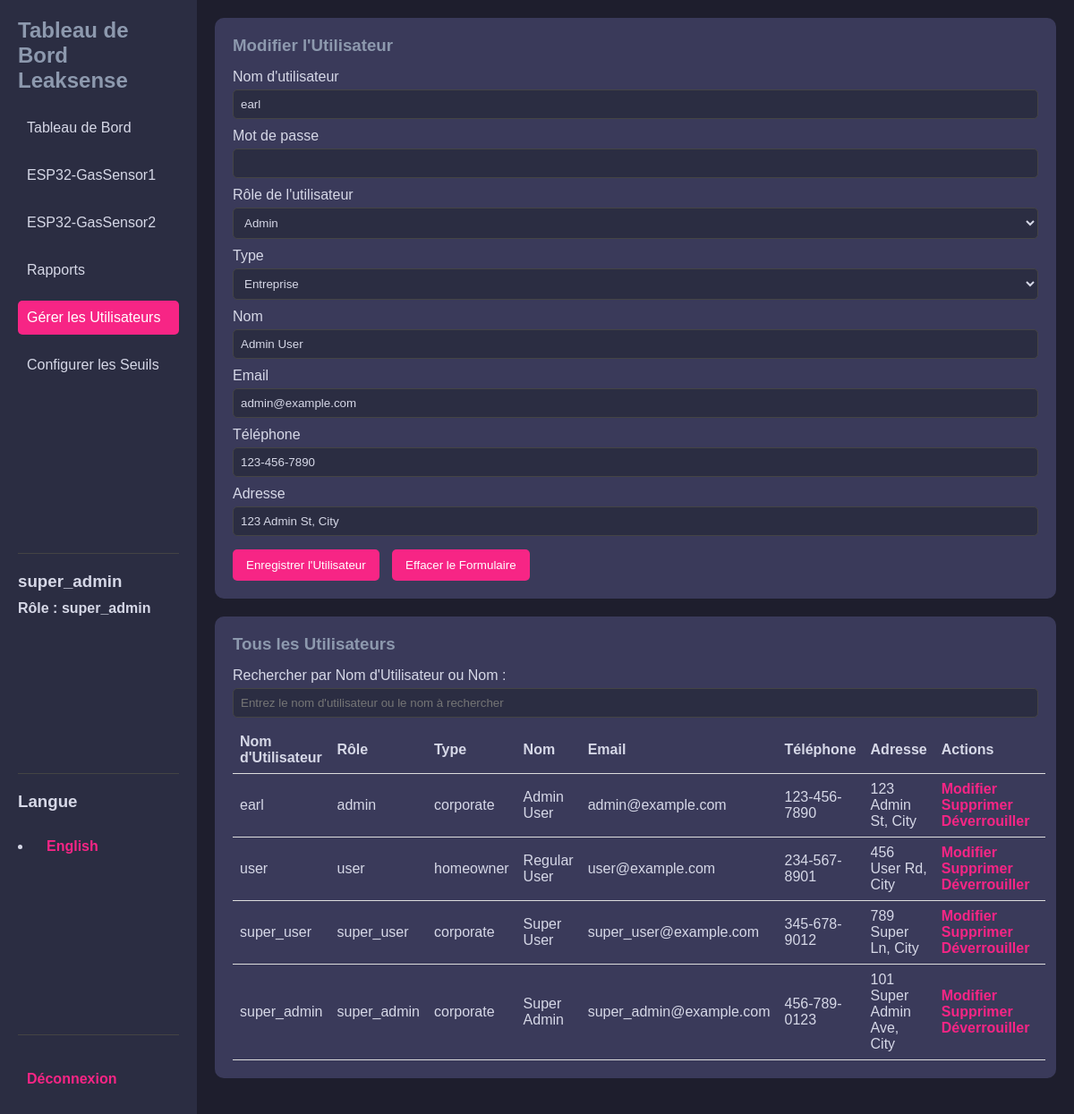
The page /dashboard/manage_user_fr.php?action=edit&username=earl (signed in) on the database its author committed.
### tables this page shows
CREATE TABLE `user` (
  `userID` int(11) NOT NULL,
  `username` varchar(50) NOT NULL,
  `password` varchar(255) NOT NULL,
  `userrole` enum('admin','user','super_user','super_admin') NOT NULL,
  `type` enum('corporate','homeowner') NOT NULL,
  `name` varchar(100) NOT NULL,
  `email` varchar(100) NOT NULL,
  `phone` varchar(20) DEFAULT NULL,
  `address` varchar(255) DEFAULT NULL,
  `status` tinyint(1) DEFAULT 0,
  `login_attempt` int(11) DEFAULT 0,
  `lockout_until` timestamp NULL DEFAULT NULL,
  `timestamp` timestamp NOT NULL DEFAULT current_timestamp()
);

### dashboard/manage_user_fr.php (the view, shortened to what this page needs)
<?php
include '../db_connection.php';
$username = '';
$userrole = '';
$type = '';
$name = '';
$email = '';
$phone = '';
$address = '';
$action = 'Ajouter un Utilisateur';
if (isset($_GET['action']) && $_GET['action'] === 'edit' && isset($_GET['username'])) {
    $username = $_GET['username'];
    $stmt = $pdo->prepare("SELECT * FROM user WHERE username = :username");
    $stmt->execute(['username' => $username]);
    $user = $stmt->fetch(PDO::FETCH_ASSOC);
    if ($user) {
        $userrole = $user['userrole'];
        $type = $user['type'];
        $name = $user['name'];
        $email = $user['email'];
        $phone = $user['phone'];
        $address = $user['address'];
        $action = 'Modifier l\'Utilisateur';
    }
}
$stmt = $pdo->query("SELECT * FROM user");
$users = $stmt->fetchAll(PDO::FETCH_ASSOC);
?>
<!DOCTYPE html>
<html lang="fr">
<head>
</head>
<body>
    <div class="dashboard-container">
        <aside class="sidebar">
            <div>
                <h2>Tableau de Bord Leaksense</h2>
                <nav>
                    <ul>
                        <li><a href="dashboard_fr.php">Tableau de Bord</a></li>
                        <li><a href="gs1_fr.php">ESP32-GasSensor1</a></li>
                        <li><a href="gs2_fr.php">ESP32-GasSensor2</a></li>
                        <li><a href="Reports_fr.php">Rapports</a></li>
                        <li><a href="#" class="active">Gérer les Utilisateurs</a></li>
                        <li><a href="Threshold_fr.php">Configurer les Seuils</a></li>
                    </ul>
                </nav>
            </div>
            <div class="bottom-section">
                <h3><?php echo htmlspecialchars($_SESSION['username']); ?></h3>
                <h4>Rôle : <?php echo htmlspecialchars($_SESSION['userrole']); ?></h4>
            </div>
            <div class="bottom-section">
                <h3>Langue</h3>
                <li><a href="manage_user.php">English</a></li>
            </div>
            <div class="bottom-section">
                <a href="../logout.php">Déconnexion</a>
            </div>
        </aside>
        <main class="main-dashboard">
            <div class="form-container">
                <h3><?php echo $action; ?></h3>
                <form action="" method="post">
                    <label>Nom d'utilisateur</label>
                    <input type="text" name="username" value="<?php echo htmlspecialchars($username); ?>" required <?php echo ($action === 'Modifier l\'Utilisateur') ? 'readonly' : ''; ?>>
                    <label>Mot de passe</label>
                    <input type="password" name="password" <?php echo ($action === 'Modifier l\'Utilisateur') ? '' : 'required'; ?>>
                    <label>Rôle de l'utilisateur</label>
                    <select name="userrole" required>
                        <option value="admin" <?php echo ($userrole === 'admin') ? 'selected' : ''; ?>>Admin</option>
                    </select>
                    <label>Type</label>
                    <select name="type" required>
                        <option value="corporate" <?php echo ($type === 'corporate') ? 'selected' : ''; ?>>Entreprise</option>
                    </select>
                    <label>Nom</label>
                    <input type="text" name="name" value="<?php echo htmlspecialchars($name); ?>" required>
                    <label>Email</label>
                    <input type="email" name="email" value="<?php echo htmlspecialchars($email); ?>" required>
                    <label>Téléphone</label>
                    <input type="text" name="phone" value="<?php echo htmlspecialchars($phone); ?>" required>
                    <label>Adresse</label>
                    <input type="text" name="address" value="<?php echo htmlspecialchars($address); ?>" required>
                    <div class="button-group">
                        <button type="submit">Enregistrer l'Utilisateur</button>
                        <button type="reset">Effacer le Formulaire</button>
                    </div>
                </form>
            </div>
            <div class="table-container">
                <h3>Tous les Utilisateurs</h3>
                <div class="search-container">
                    <label for="searchInput">Rechercher par Nom d'Utilisateur ou Nom :</label>
                    <input type="text" id="searchInput" onkeyup="filterUsers()" placeholder="Entrez le nom d'utilisateur ou le nom à rechercher">
                </div>
                <table id="userTable">
                    <thead>
                        <tr>
                            <th>Nom d'Utilisateur</th>
                            <th>Rôle</th>
                            <th>Type</th>
                            <th>Nom</th>
                            <th>Email</th>
                            <th>Téléphone</th>
                            <th>Adresse</th>
                            <th>Actions</th>
                        </tr>
                    </thead>
                    <tbody>
                        <?php foreach ($users as $user): ?>
                            <tr>
                                <td><?php echo htmlspecialchars($user["username"]); ?></td>
                                <td><?php echo htmlspecialchars($user["userrole"]); ?></td>
                                <td><?php echo htmlspecialchars($user["type"]); ?></td>
                                <td><?php echo htmlspecialchars($user["name"]); ?></td>
                                <td><?php echo htmlspecialchars($user["email"]); ?></td>
                                <td><?php echo htmlspecialchars($user["phone"]); ?></td>
                                <td><?php echo htmlspecialchars($user["address"]); ?></td>
                                <td class="action-buttons">
                                    <a href="?action=edit&username=<?php echo urlencode($user["username"]); ?>">Modifier</a>
                                    <a href="?action=delete&username=<?php echo urlencode($user["username"]); ?>" onclick="return confirm('Êtes-vous sûr ?')">Supprimer</a>
                                    <a href="?action=unlock&username=<?php echo urlencode($user["username"]); ?>">Déverrouiller</a>
                                </td>
                            </tr>
                        <?php endforeach; ?>
                    </tbody>
                </table>
            </div>
        </main>
    </div>
</body>
</html>

### dashboard/manage_user_fr.php (style rules this page uses)
* { margin: 0; padding: 0; box-sizing: border-box; }
body { font-family: Arial, sans-serif; background-color: #1E1E2D; color: #fff; display: flex; }
.dashboard-container { display: flex; height: 100vh; width: 100%; }
.sidebar { background-color: #2B2D42; width: 220px; padding: 20px; display: flex; flex-direction: column; justify-content: space-between; }
.sidebar h2 { color: #8D99AE; font-size: 1.5em; margin-bottom: 20px; }
.sidebar ul { list-style: none; padding-left: 0; }
.sidebar li { margin-bottom: 15px; }
.sidebar a { text-decoration: none; color: #D6D8E7; font-size: 1em; display: block; padding: 10px; border-radius: 5px; transition: background-color 0.2s; }
.sidebar a:hover, .sidebar a.active { background-color: #F72585; color: #fff; }
.main-dashboard { flex: 1; padding: 20px; overflow-y: auto; }
.form-container, .table-container { background: #3A3A5A; padding: 20px; border-radius: 10px; margin-bottom: 20px; }
h3 { color: #8D99AE; margin-bottom: 15px; }
label { color: #D6D8E7; display: block; margin-top: 10px; }
input, select { width: 100%; padding: 8px; background-color: #2B2D42; color: #D6D8E7; border: 1px solid #444; border-radius: 5px; margin-top: 5px; }
.button-group { margin-top: 15px; }
button { padding: 10px 15px; background-color: #F72585; border: none; border-radius: 5px; color: #fff; cursor: pointer; margin-right: 10px; }
table { width: 100%; color: #D6D8E7; margin-top: 10px; border-collapse: collapse; }
table th, table td { padding: 8px; text-align: left; border-bottom: 1px solid #ddd; }
.action-buttons a { color: #F72585; text-decoration: none; margin-right: 10px; font-weight: bold; }
.bottom-section { border-top: 1px solid #444; padding-top: 20px; color: #D6D8E7; text-align: left; }
.bottom-section h3, .bottom-section h5 { margin-bottom: 10px; color: #D6D8E7; }
.bottom-section a { color: #F72585; text-decoration: none; font-weight: bold; display: inline-block; margin-top: 10px; }

### rows shown on the page
user: userrole "Admin", type "Entreprise", name "Admin User", email "admin@example.com", phone "123-456-7890", address "123 Admin St, City", username "earl", userrole "admin", type "corporate"
user: username "user", userrole "user", type "homeowner", name "Regular User", email "user@example.com", phone "234-567-8901", address "456 User Rd, City"
user: username "super_user", userrole "super_user", type "corporate", name "Super User", email "super_user@example.com", phone "345-678-9012", address "789 Super Ln, City"
user: username "super_admin", userrole "super_admin", type "corporate", name "Super Admin", email "super_admin@example.com", phone "456-789-0123", address "101 Super Admin Ave, City"

### other values the page prints
$_SESSION['username'] "super_admin"
$_SESSION['userrole'] "super_admin"
$action "Modifier l'Utilisateur"
